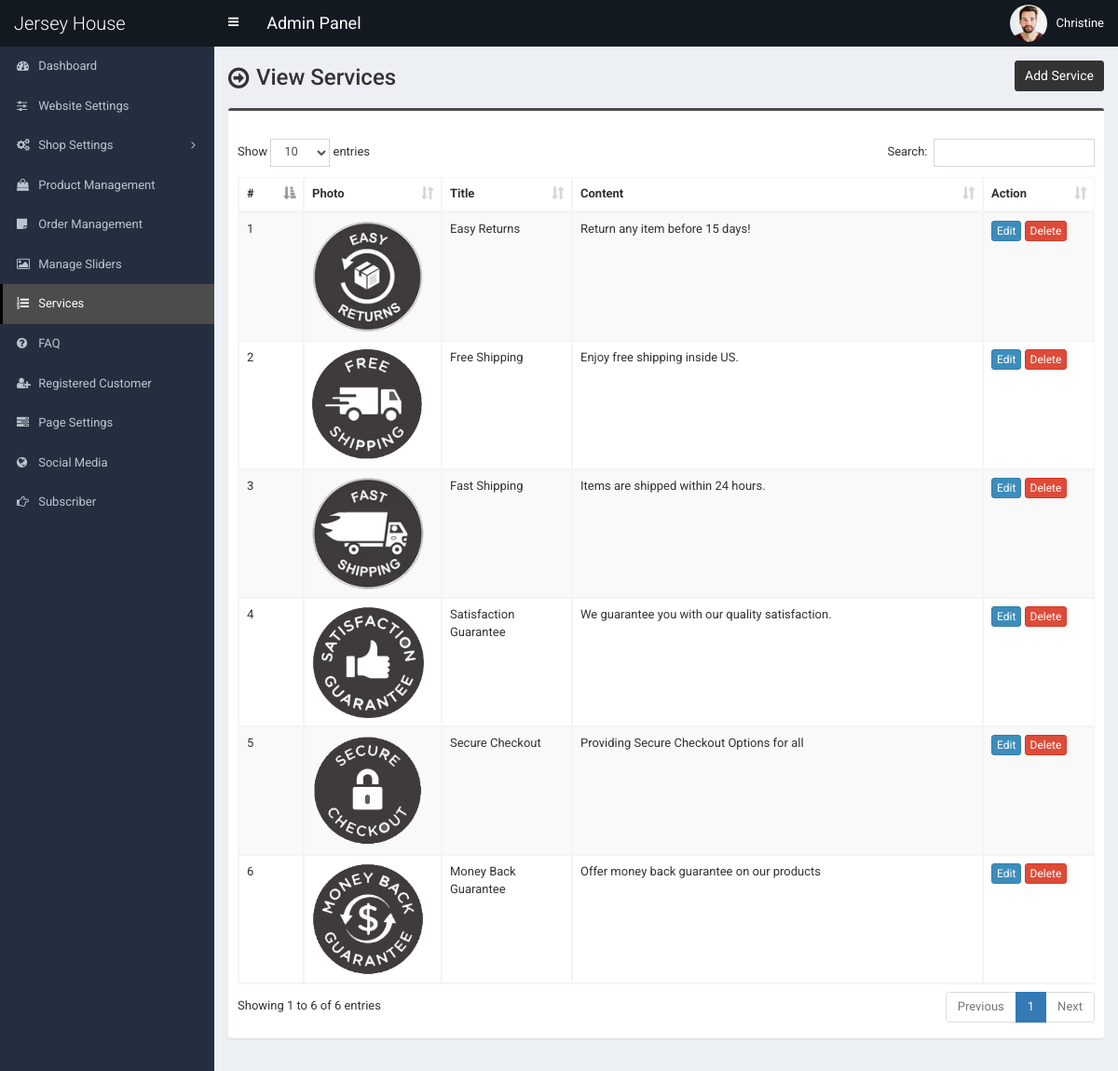
The app's page /admin/service.php (signed in), older data.
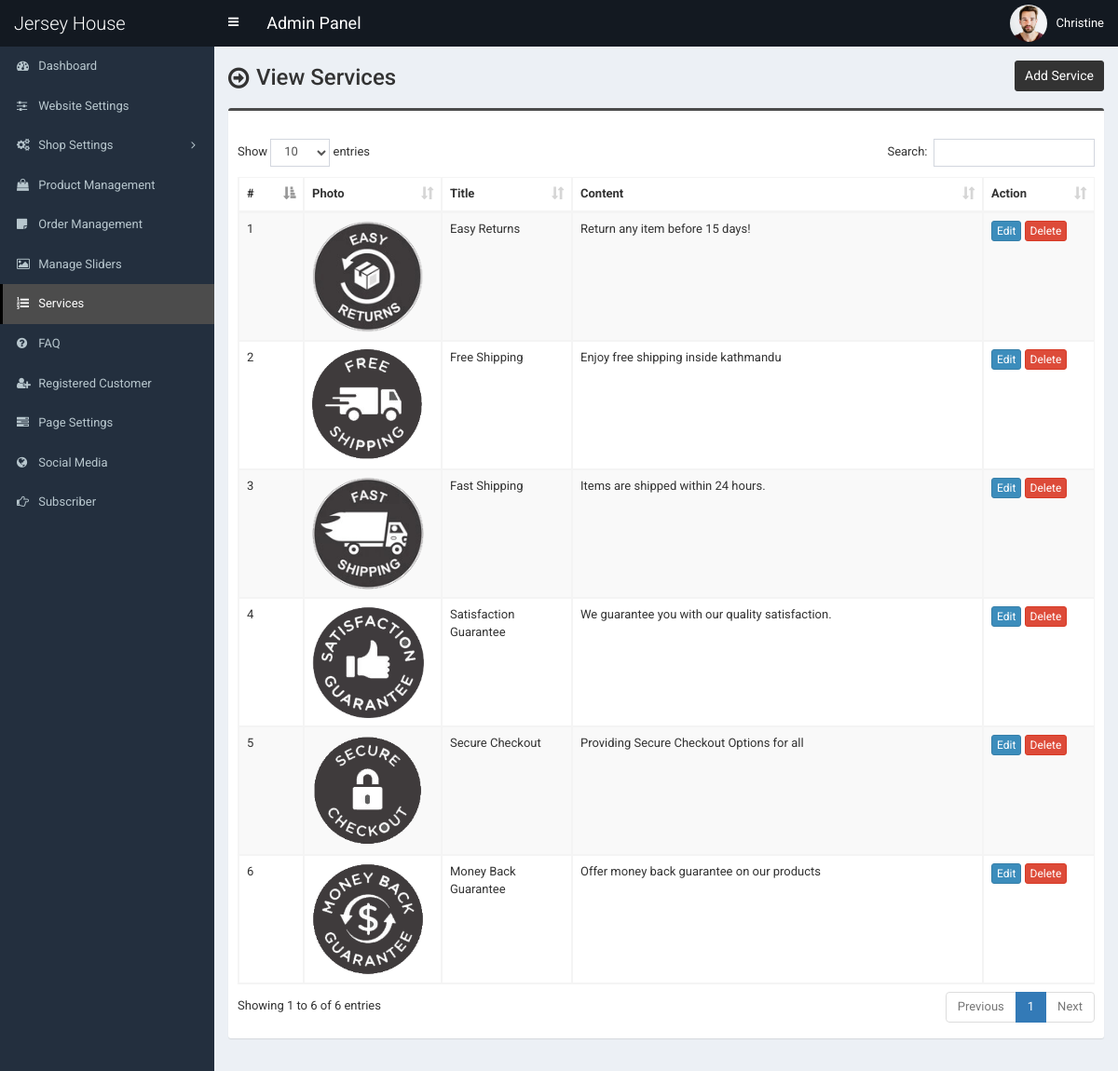
The same page, newer data.
### tables this page shows
CREATE TABLE `tbl_service` (
  `id` int(11) NOT NULL,
  `title` varchar(255) NOT NULL,
  `content` text NOT NULL,
  `photo` varchar(255) NOT NULL
);

### admin/service.php (the view, shortened to what this page needs)
<?php require_once('header.php'); ?>
<section class="content-header">
	<div class="content-header-left">
		<h1>View Services</h1>
	</div>
	<div class="content-header-right">
		<a href="service-add.php" class="btn btn-primary btn-sm">Add Service</a>
	</div>
</section>
<section class="content">
	<div class="row">
		<div class="col-md-12">
			<div class="box box-info">
				<div class="box-body table-responsive">
					<table id="example1" class="table table-bordered table-hover table-striped">
						<thead>
							<tr>
								<th width="30">#</th>
								<th>Photo</th>
								<th width="100">Title</th>
								<th>Content</th>
								<th width="80">Action</th>
							</tr>
						</thead>
						<tbody>
							<?php
							$i=0;
							$statement = $pdo->prepare("SELECT * FROM tbl_service");
							$statement->execute();
							$result = $statement->fetchAll(PDO::FETCH_ASSOC);
							foreach ($result as $row) {
								$i++;
								?>
								<tr>
									<td><?php echo $i; ?></td>
									<td style="width:130px;"><img src="../assets/uploads/<?php echo $row['photo']; ?>" alt="<?php echo $row['title']; ?>" style="width:120px;"></td>
									<td><?php echo $row['title']; ?></td>
									<td><?php echo $row['content']; ?></td>
									<td>
										<a href="service-edit.php?id=<?php echo $row['id']; ?>" class="btn btn-primary btn-xs">Edit</a>
										<a href="#" class="btn btn-danger btn-xs" data-href="service-delete.php?id=<?php echo $row['id']; ?>" data-toggle="modal" data-target="#confirm-delete">Delete</a>
									</td>
								</tr>
								<?php
							}
							?>
						</tbody>
					</table>
				</div>
			</div>
		</div>
	</div>
</section>
<?php require_once('footer.php'); ?>

Row changes from the older to the newer data that the page shows:
changed tbl_service "Free Shipping": content "Enjoy free shipping inside US." → "Enjoy free shipping inside kathmandu"
